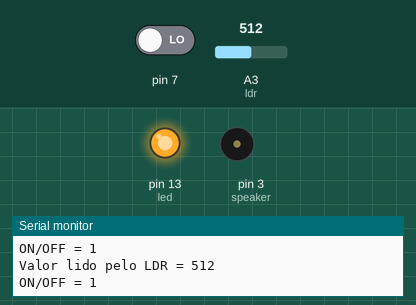
Simulated run of this sketch. Board: Arduino Uno, built with avr-gcc and run on an emulated ATmega328P. On the bench: output pins drawn as LEDs (lit = HIGH), buzzer (waves = sounding), the last lines printed to the serial monitor. Inputs (shaded band) come from the test bench; at power-on: A3 (ldr) = 512, pin 7 LOW.

Above: at 1.2 s.
1.3 s: A3 (ldr) set to 498
At 1.9 s:
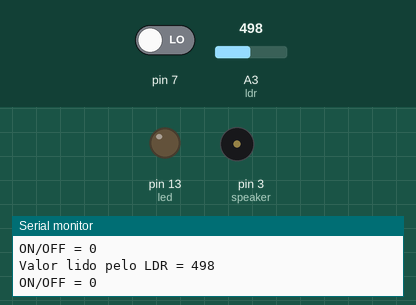
3.0 s: pin 7 driven HIGH
At 4.5 s:
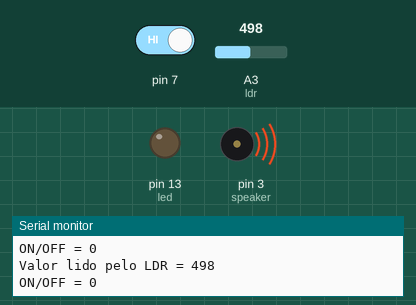
Timing chart, 0 to 10.6 s (numbered marks = the images above; inputs shaded):
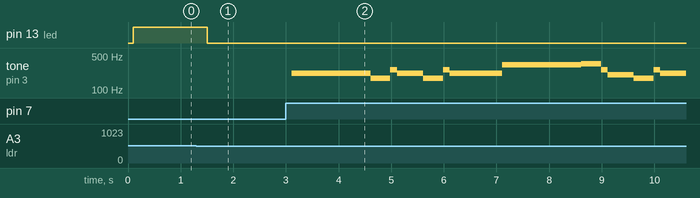

Measured:
- the behaviour switches between 508 and 507 on A3 (ldr) (found by bisection; images 0 and 1)
- after the input at 1.3 s, pin 13 (led): HIGH → LOW after 0.21 s
- after the input at 3.0 s, tone on pin 3 (speaker): plays 220 Hz for 1.5 s, 175 Hz for 0.38 s, 262 Hz for 0.13 s, 220 Hz for 0.50 s, 175 Hz for 0.38 s, 262 Hz for 0.13 s … (14 notes in this stretch), starting after 0.11 s

The sketch:

music_v1.ino
```cpp
      int ldr = A3;//Atribui A0 a variável ldr
      int valorldr = 0;//Declara a variável valorldr como inteiro
      int speaker = 3;
      int numNotas = 0;

      #include "pitches.h"
      #define SILENCE  0

      void setup() {
        pinMode(ldr, INPUT);
        pinMode(13, OUTPUT);
        Serial.begin(115200);
        pinMode(3, OUTPUT);
        pinMode(7, INPUT);
      }
      void loop() {
          led();
          music();
        }

        void led() {
           valorldr=analogRead(ldr);
         Serial.print("Valor lido pelo LDR = ");
           Serial.println(valorldr);
           Serial.print("ON/OFF = ");
           Serial.println(digitalRead(13));
           delay(100);
         if(valorldr > 507    ) {
            digitalWrite(13, HIGH);
         } else {
           digitalWrite(13, LOW);
         }
        }
      void music(){
         if (digitalRead(7) == HIGH) {
      int imperialMarch[] = {NOTE_A3, NOTE_A3, NOTE_A3, NOTE_F3, NOTE_C4, NOTE_A3, NOTE_F3, NOTE_C4, NOTE_A3, NOTE_E4,
  NOTE_E4, NOTE_E4, NOTE_F4, NOTE_C4, NOTE_GS3, NOTE_F3, NOTE_C4, NOTE_A3, NOTE_A4, NOTE_A3, NOTE_A3, NOTE_A4, NOTE_GS4,
  NOTE_G4, NOTE_FS4, NOTE_E4, NOTE_F4, SILENCE, NOTE_AS3, NOTE_DS4, NOTE_D4, NOTE_CS4, NOTE_C4, NOTE_B3, NOTE_C4, SILENCE,
  NOTE_F3, NOTE_GS3, NOTE_F3, NOTE_A3, NOTE_C4, NOTE_A3, NOTE_C4, NOTE_E4, NOTE_A4, NOTE_A3, NOTE_A3, NOTE_A4, NOTE_GS4,
  NOTE_G4, NOTE_FS4, NOTE_E4, NOTE_F4, SILENCE, NOTE_AS3, NOTE_DS4, NOTE_D4, NOTE_CS4, NOTE_C4, NOTE_B3, NOTE_C4, SILENCE,
  NOTE_F3, NOTE_GS3, NOTE_F3, NOTE_C4, NOTE_A3, NOTE_F3, NOTE_C4, NOTE_A3};

  int duracao[] = {500, 500, 500, 375, 125, 500, 375, 125, 1000, 500, 500, 500, 375, 125, 500, 375, 125, 1000, 500, 375,
  125, 500, 375, 125, 125, 125, 250, 250, 250, 500, 375, 125, 125, 125, 250, 250, 250, 500, 375, 125, 500, 375, 125, 1000,
  500, 375, 125, 500, 375, 125, 125, 125, 250, 250, 250, 500, 375, 125, 125, 125, 250, 250, 250, 500, 375, 125, 500, 375, 125, 1000};

  numNotas = sizeof(imperialMarch)/sizeof(int);

  for(int nota = 0; nota < numNotas; nota++){
    if(imperialMarch[nota] == SILENCE){
      delay(duracao[nota]);
    }
    else{
      tone(speaker, imperialMarch[nota]);
      delay(duracao[nota]);
      noTone(speaker);
  }}
   }   else {
    noTone(3);
    delay(100);
    }
      }
```

pitches.h
```cpp
/*************************************************
 * Public Constants
 *************************************************/

#define NOTE_B0  31
#define NOTE_C1  33
#define NOTE_CS1 35
#define NOTE_D1  37
#define NOTE_DS1 39
#define NOTE_E1  41
#define NOTE_F1  44
#define NOTE_FS1 46
#define NOTE_G1  49
#define NOTE_GS1 52
#define NOTE_A1  55
#define NOTE_AS1 58
#define NOTE_B1  62
#define NOTE_C2  65
#define NOTE_CS2 69
#define NOTE_D2  73
#define NOTE_DS2 78
#define NOTE_E2  82
#define NOTE_F2  87
#define NOTE_FS2 93
#define NOTE_G2  98
#define NOTE_GS2 104
#define NOTE_A2  110
#define NOTE_AS2 117
#define NOTE_B2  123
#define NOTE_C3  131
#define NOTE_CS3 139
#define NOTE_D3  147
#define NOTE_DS3 156
#define NOTE_E3  165
#define NOTE_F3  175
#define NOTE_FS3 185
#define NOTE_G3  196
#define NOTE_GS3 208
#define NOTE_A3  220
#define NOTE_AS3 233
#define NOTE_B3  247
#define NOTE_C4  262
#define NOTE_CS4 277
#define NOTE_D4  294
#define NOTE_DS4 311
#define NOTE_E4  330
#define NOTE_F4  349
#define NOTE_FS4 370
#define NOTE_G4  392
#define NOTE_GS4 415
#define NOTE_A4  440
#define NOTE_AS4 466
#define NOTE_B4  494
#define NOTE_C5  523
#define NOTE_CS5 554
#define NOTE_D5  587
#define NOTE_DS5 622
#define NOTE_E5  659
#define NOTE_F5  698
#define NOTE_FS5 740
#define NOTE_G5  784
#define NOTE_GS5 831
#define NOTE_A5  880
#define NOTE_AS5 932
#define NOTE_B5  988
#define NOTE_C6  1047
#define NOTE_CS6 1109
#define NOTE_D6  1175
#define NOTE_DS6 1245
#define NOTE_E6  1319
#define NOTE_F6  1397
#define NOTE_FS6 1480
#define NOTE_G6  1568
#define NOTE_GS6 1661
#define NOTE_A6  1760
#define NOTE_AS6 1865
#define NOTE_B6  1976
#define NOTE_C7  2093
#define NOTE_CS7 2217
#define NOTE_D7  2349
#define NOTE_DS7 2489
#define NOTE_E7  2637
#define NOTE_F7  2794
#define NOTE_FS7 2960
#define NOTE_G7  3136
#define NOTE_GS7 3322
#define NOTE_A7  3520
#define NOTE_AS7 3729
#define NOTE_B7  3951
#define NOTE_C8  4186
#define NOTE_CS8 4435
#define NOTE_D8  4699
#define NOTE_DS8 4978
```
